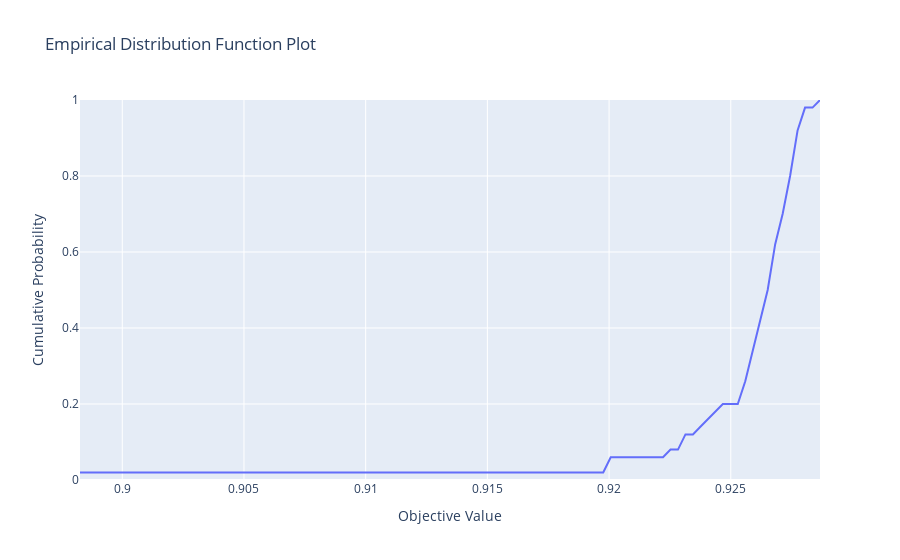

Notebook code cell kept with this figure:
### Code cell
optuna.visualization.plot_edf(study)
